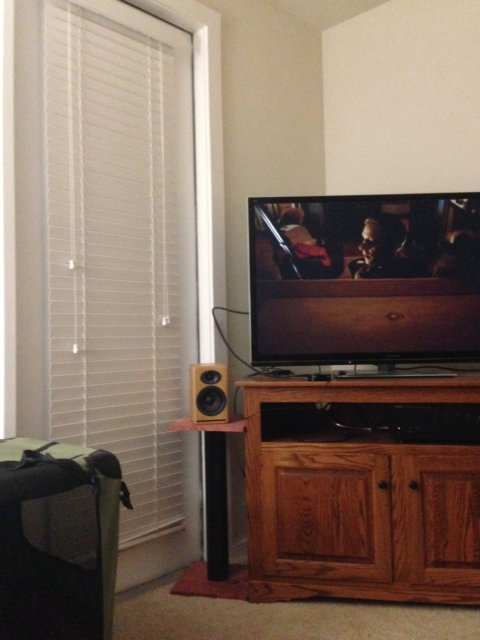
#> input picture imgg.jpg, 480 x 640 px
$ python sift.py
#> lines starting #> are read from the running program, lines starting #| are printed output that depends on the picture
from dataclasses import dataclass
from urllib import response
import numpy as np
import cv2 as cv

from numpy import histogram


@dataclass
class Point2f:
    x: float
    y: float


@dataclass
class KeyPoint:
    angle: float
    class_id: int
    octave: int
    pt: Point2f
    response: float
    size: float


class Utility:
    # [74 lines left out: functions derivative, hessian, not called in this run]


class SIFT:
    def detect(self, img):
        """Detect keypoints of an image
        Args:
            img (cv.image): grayscale image

        Returns:
            kp: list of keypoints
        """
        util = Utility()
        HEIGH, WIDTH = map(int, img.shape)

        K = np.sqrt(2)  # as suggested [Lowe 2004]
        SIGMA = 1.6  # as suggested [Lowe 2004]
        N_OCTAVES = 4  # as suggested [Lowe 2004]
        DOWN_SAMPLING_FACTOR = 2  # as suggested [Lowe 2004]
        SCALE_LEVEL = 5  # as suggested [Lowe 2004]
        REJECTING_CRITERION = 0.03  # as suggested [Lowe 2004]
        PRINCIPAL_CURVATURE_THRESHOLD = 10  # as suggested [Lowe 2004]

        kps = []
        des = []

        # Create Gaussian Scale-Space / Gaussin Pyramid Images: pyramids[octaves][scale_level]
        src = img.copy()
        pyramids = []
        for octave in range(N_OCTAVES):
            if octave > 0:
                height, width = src.shape
                src = cv.pyrDown(
                    src,
                    dstsize=(
                        width // DOWN_SAMPLING_FACTOR,
                        height // DOWN_SAMPLING_FACTOR,
                    ),
                )
            pyramid = []
            for scale in (SIGMA * (K**i) for i in range(SCALE_LEVEL)):
                dst = cv.GaussianBlur(src, ksize=(0, 0), sigmaX=scale)
                pyramid.append(dst)
            pyramids.append(pyramid)

        # Create DoG Pyramid Images: difference_of_gaussians[octave][z,h,w]
        # z = 0, 1, 2, ..., SCALE_LEVEL - 2
        # h = 0, 1, ..., HEIGHT // DOWN_SAMPLING_FACTOR**z - 1
        # w = 0, 1, ..., WIDTH // DOWN_SAMPLING_FACTOR**z - 1
        difference_of_gaussians = []
        for octave in range(N_OCTAVES):
            difference_of_gaussian = []
            for scale_level in range(1, SCALE_LEVEL):
                dog = K - 1
                dog *= pyramids[octave][scale_level] - pyramids[octave][scale_level - 1]
                difference_of_gaussian.append(dog)
            difference_of_gaussians.append(np.array(difference_of_gaussian))

        # 3. Detection of scale-space extrema: Finding extrema of DoG images
        window = 3
        step = 1
        for octave in range(N_OCTAVES):
            print('octave', octave)
            for z in range((SCALE_LEVEL - 1) - window + step):
                print('z', z)
                scale = SIGMA * (K**z)
                # 5. Orientation assignment
                L = (
                    pyramids[octave][z] / scale
                )  # should now be scale invariant
                gradients_mag = np.zeros(L.shape)
                orientations = np.zeros(L.shape)
                for h in range(1, L.shape[0] - window):
                    for w in range(1, L.shape[1] - window):
                        m = np.sqrt(
                            (L[h, w + 1] - L[h, w - 1]) ** 2
                            + (L[h + 1, w] - L[h - 1, w]) ** 2
                        )
                        theta = np.arctan2(
                            L[h + 1, w] - L[h - 1, w],
                            L[h, w + 1] - L[h, w - 1],
                        )
                        gradients_mag[h, w] = m
                        orientations[h, w] = (
                            theta + 2 * np.pi if theta < 0 else theta
                        )  # [0, 2pi]
                print('orientations', orientations.shape)
                for h in range(8, HEIGH // DOWN_SAMPLING_FACTOR**z - window - 3):
                    for w in range(8, WIDTH // DOWN_SAMPLING_FACTOR**z - window - 3):
                        # TODO scale image to the original size
                        neighborhood = difference_of_gaussians[octave][
                            z : z + window, h : h + window, w : w + window
                        ]
                        neighborhoodH = difference_of_gaussians[octave][
                            z : z + 5, h : h + 5, w : w + 5
                        ]
                        if neighborhoodH.shape[1:] != (5, 5) or neighborhood.shape[0] < 4:
                            continue
                        if neighborhood[1, 1, 1] == np.max(neighborhood, axis=None):
                            x = np.array([h + 1, w + 1, z])

                            # 4. Accurate keypoint localization
                            middle_coor = (1, 1, 1)
                            middle_coorH = (2, 2, 2)
                            gradient = util.derivative(matrix=neighborhood, point=middle_coor)
                            hessian = util.hessian(
                                neighborhoodH,
                                middle_coorH
                            )
                            hessian += np.eye(3) * 0.000001
                            offset = -np.linalg.inv(hessian) @ gradient
                            response = neighborhood[1, 1, 1] + 0.5 * np.inner(
                                gradient, offset
                            )
                            if np.abs(response) < REJECTING_CRITERION:
                                continue

                            # 4.1 Eliminating edge responses
                            hessian2D = util.hessian(
                                neighborhoodH[2, :, :], middle_coorH[:2]
                            )
                            hessian2D += np.eye(2) * 0.000001
                            tr_hessian2D = np.trace(hessian2D)
                            det_hessian2D = np.linalg.det(hessian2D)
                            if (
                                tr_hessian2D**2 / det_hessian2D
                                >= (PRINCIPAL_CURVATURE_THRESHOLD + 1) ** 2
                                / PRINCIPAL_CURVATURE_THRESHOLD
                            ):
                                continue


                            histogram = np.histogram(orientations, bins=36, range=(0, 2 * np.pi))[0]
                            principle_orientation = np.argmax(histogram)
                            principle_orientation = 10 * principle_orientation
                            #  6. Descriptor representation
                            # Get 16x16 window matrix
                            ksize = 16
                            ksize = np.around(ksize, decimals=0)
                            # apply Gaussian window to gradients and orientations
                            grad_mag = gradients_mag[
                                    h - ksize // 2 : h + ksize // 2,
                                    w - ksize // 2 : w + ksize // 2,
                                ]
                            orie = orientations[
                                    h - ksize // 2 : h + ksize // 2,
                                    w - ksize // 2 : w + ksize // 2,
                                ]
                            grad_mag = cv.GaussianBlur(
                                grad_mag,
                                ksize=(ksize + 1, ksize + 1),
                                sigmaX=0, # calculate sigmaX from kernel size
                                sigmaY=0, # calculate sigmaY from kernel size
                            )
                            orie = cv.GaussianBlur(
                                orie,
                                ksize=(ksize + 1, ksize + 1),
                                sigmaX=0, # calculate sigmaX from kernel size
                                sigmaY=0, # calculate sigmaY from kernel size
                            )
                            grad_mag = grad_mag[1:, 1:]
                            orie = orie[1:, 1:]
                            descriptor = []
                            for i in range(4):
                                for j in range(4):
                                    r = i * ksize // 4
                                    c = j * ksize // 4
                                    o = np.histogram(
                                        orie[
                                            r : r + ksize // 4,
                                            c : c + ksize // 4,
                                        ],
                                        bins=8,
                                        range=(0, 2 * np.pi),
                                    )[0]
                                    descriptor = np.concatenate((descriptor, o))
                            descriptor = np.array(descriptor) # 4x4x8
                            descriptor = descriptor / np.linalg.norm(descriptor) # normalize to unit length
                            descriptor = np.clip(descriptor, a_min=0, a_max=0.2) # clip to [0, 0.2] as suggested in by Lowe 2004

                            keypoint = KeyPoint(angle=principle_orientation, class_id=-1, octave=octave, pt=np.array([h, w]) * scale, response=response, size=scale)

                            kps.append(keypoint)
                            des.append(descriptor)


        return np.array(kps), np.array(des)


sift = SIFT()
img = cv.imread('imgg.jpg')
#> img is the input picture: shape (640, 480, 3); mean B, G, R 95.3, 108.5, 127.8
gray = cv.cvtColor(img,cv.COLOR_BGR2GRAY)
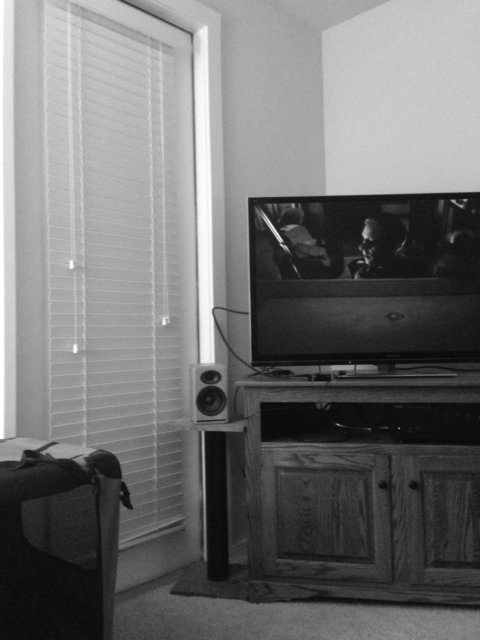
#> gray: shape (640, 480); min 2, max 255, mean 112.7
kp, des = sift.detect(gray)
#> the loop in detect, `for octave in range(N_OCTAVES):` made 4 passes
#> pass 3, in detect, `src = cv.pyrDown( src, dstsize=( width // DOWN_SAMPLING_FACTOR, height..`:
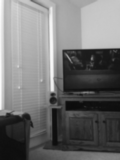
#> src: shape (160, 120); min 12, max 252, mean 113.3
#> after the loop in detect, `for octave in range(N_OCTAVES):`:
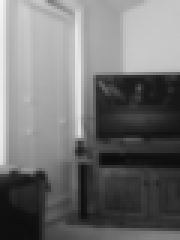
#> src: shape (80, 60) (shown 3 times larger); min 12, max 244, mean 113.9
#> after the loop in detect, `for octave in range(N_OCTAVES):`: pyramids = 4 items
#> after the loop in detect, `for octave in range(N_OCTAVES):`:
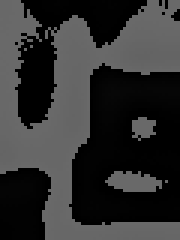
#> dog: shape (80, 60) float64 (shown 3 times larger); min 0, max 105.6, mean 49.1
#> after the loop in detect, `for octave in range(N_OCTAVES):`:
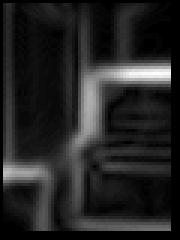
#> gradients_mag: shape (80, 60) float64 (shown 3 times larger); min 0, max 24.78, mean 3.5; drawn with min black and max white
#> after the loop in detect, `for octave in range(N_OCTAVES):`:
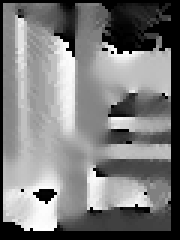
#> orientations: shape (80, 60) float64 (shown 3 times larger); min 0, max 6.23, mean 3.03; drawn with min black and max white
#> after the loop in detect, `for octave in range(N_OCTAVES):`: des = []
#> kp = empty array; des = empty array
print(kp.shape, des.shape)
#| (0,) (0,)
img = cv.drawKeypoints(gray, kp, img,flags=cv.DRAW_MATCHES_FLAGS_DRAW_RICH_KEYPOINTS)
cv.imwrite('sift_keypoints.jpg',img)
